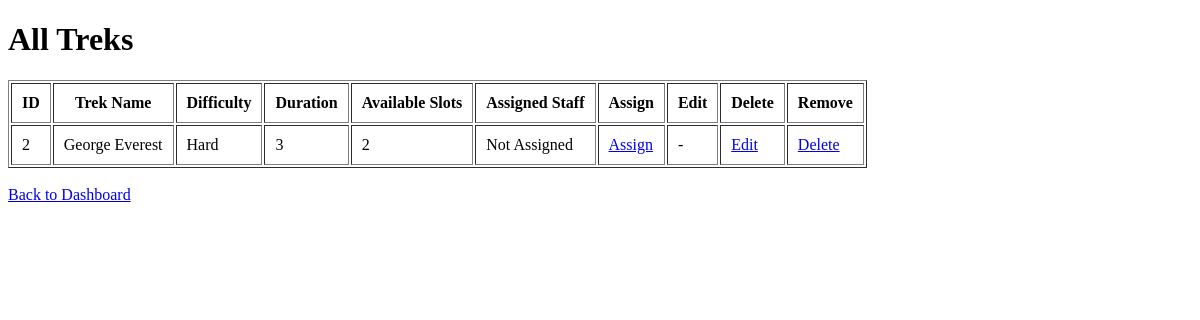
Before: /admin/treks with the older database file.
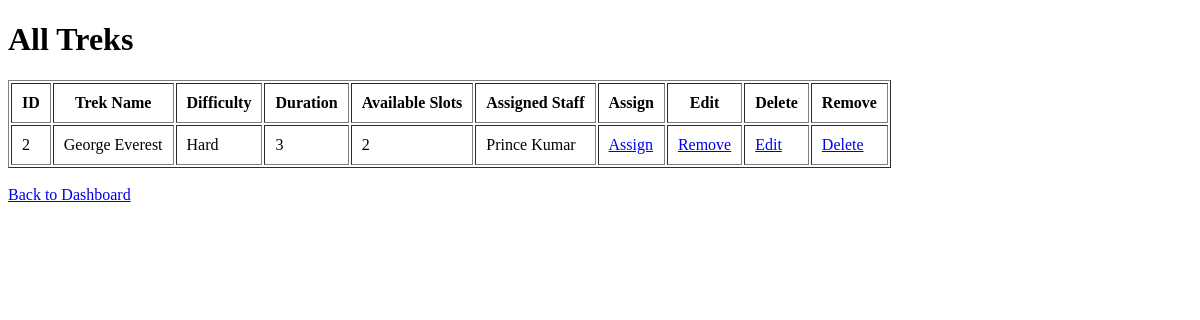
After: the same page with the newer database file.
### models/models.py (models this page shows)
class Trek(db.Model):
    __tablename__ = "treks"
    id = db.Column(db.Integer, primary_key=True)
    trek_name = db.Column(db.String(100), nullable=False)
    difficulty = db.Column(db.String(50))
    duration_days = db.Column(db.Integer)
    available_slots = db.Column(db.Integer)
    status = db.Column(
        db.String(20),
        default="Open"
    )
    assigned_staff_id = db.Column(
        db.Integer,
        db.ForeignKey("users.id")
    )
    bookings = db.relationship(
        "Booking",
        backref="trek",
        lazy=True
    )

class User(db.Model):
    __tablename__ = "users"
    id = db.Column(db.Integer, primary_key=True)
    full_name = db.Column(db.String(100), nullable=False)
    email = db.Column(db.String(120), unique=True, nullable=False)
    password = db.Column(db.String(255), nullable=False)
    role = db.Column(db.String(20), nullable=False)
    status = db.Column(
    db.String(20),
    default="approved"
    )
    created_at = db.Column(db.DateTime, default=datetime.utcnow)
    bookings = db.relationship(
        "Booking",
        backref="user",
        lazy=True
    )
    assigned_treks = db.relationship(
    "Trek",
    foreign_keys="Trek.assigned_staff_id",
    backref="assigned_staff",
    lazy=True
    )

### controllers/auth.py (the view)
@auth.route("/admin/treks")
def view_treks():
    treks = Trek.query.all()
    return render_template(
        "view_treks.html",
        treks=treks
    )

### templates/view_treks.html (shortened to what this page needs)
<!DOCTYPE html>
<html>
<head>
</head>
<body>
<h1>All Treks</h1>
<table border="1" cellpadding="10">
<tr>
    <th>ID</th>
    <th>Trek Name</th>
    <th>Difficulty</th>
    <th>Duration</th>
    <th>Available Slots</th>
    <th>Assigned Staff</th>
    <th>Assign</th>
    <th>Edit</th>
    <th>Delete</th>
    <th>Remove</th>
</tr>
{% for trek in treks %}
<tr>
<td>{{ trek.id }}</td>
<td>{{ trek.trek_name }}</td>
<td>{{ trek.difficulty }}</td>
<td>{{ trek.duration_days }}</td>
<td>{{ trek.available_slots }}</td>
<td>
    {% if trek.assigned_staff %}
        {{ trek.assigned_staff.full_name }}
    {% else %}
        Not Assigned
    {% endif %}
</td>
<td>
    <a href="/admin/assign_staff/{{ trek.id }}">Assign</a>
</td>
<td>
{% if trek.assigned_staff %}
<a href="/admin/remove_staff/{{ trek.id }}">
    Remove
</a>
{% else %}
-
{% endif %}
</td>
<td>
    <a href="/admin/edit_trek/{{ trek.id }}">Edit</a>
</td>
<td>
    <a href="/admin/delete_trek/{{ trek.id }}">Delete</a>
</td>
</tr>
{% endfor %}
</table>
<br>
<a href="/admin/dashboard">Back to Dashboard</a>
</body>
</html>

Changed rows visible on the page:
changed Trek "George Everest": assigned_staff.full_name (not shown) → "Prince Kumar"; text "Not Assigned -" → "Remove"
